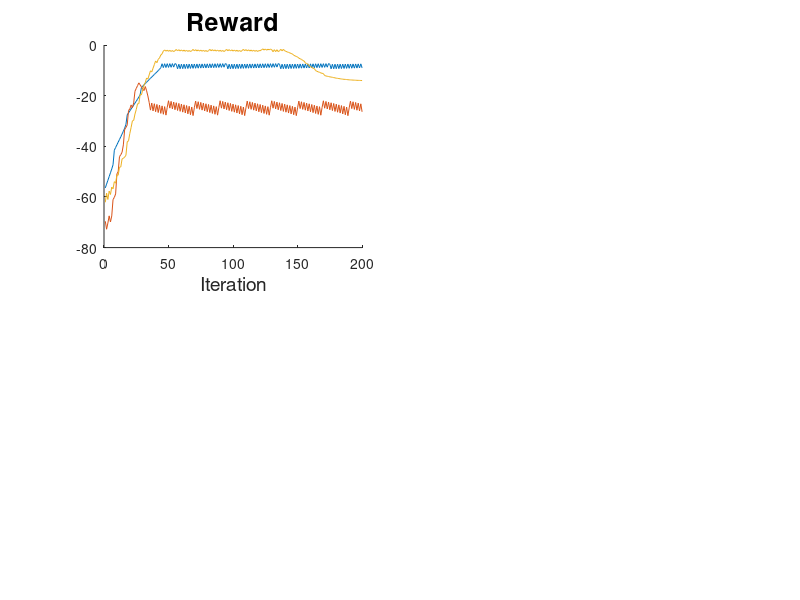

Source code (MATLAB): (Note: this script raises an error after producing the figure.)
load('Agent1_data');
load('Agent2_data');
load('Agent3_data');


subplot(2,2,1);
hold on 
plot(reward1_hist);
plot(reward2_hist);
plot(reward3_hist);
title('Reward','FontSize',18)
xlabel('Iteration','FontSize',14);
legend('Delta=' + string(del1), 'Delta=' + string(del2), 'Delta=' + string(del3));

subplot(2,2,2); 
hold on 
plot(Mp1_hist);
plot(Mp2_hist);
plot(Mp3_hist);
title('Overshoot','FontSize',18)
ylabel('Mp (%)','FontSize',14);
xlabel('Iteration','FontSize',14);
legend('Delta=' + string(del1), 'Delta=' + string(del2), 'Delta=' + string(del3));


subplot(2,2,3) 
hold on 
plot(tr1_hist);
plot(tr2_hist);
plot(tr3_hist);
title('Rise Time','FontSize',18); 
xlabel('Iteration','FontSize',14);
ylabel('Rise Time','FontSize',14);
legend('Delta=' + string(del1), 'Delta=' + string(del2), 'Delta=' + string(del3));

subplot(2,2,4);
hold on 
plot(ts1_hist);
plot(ts2_hist);
plot(ts3_hist);
title('Settling Time','FontSize',18)
xlabel('Iteration','FontSize',14);
ylabel('time (s)','FontSize',14);
legend('Delta=' + string(del1), 'Delta=' + string(del2), 'Delta=' + string(del3));